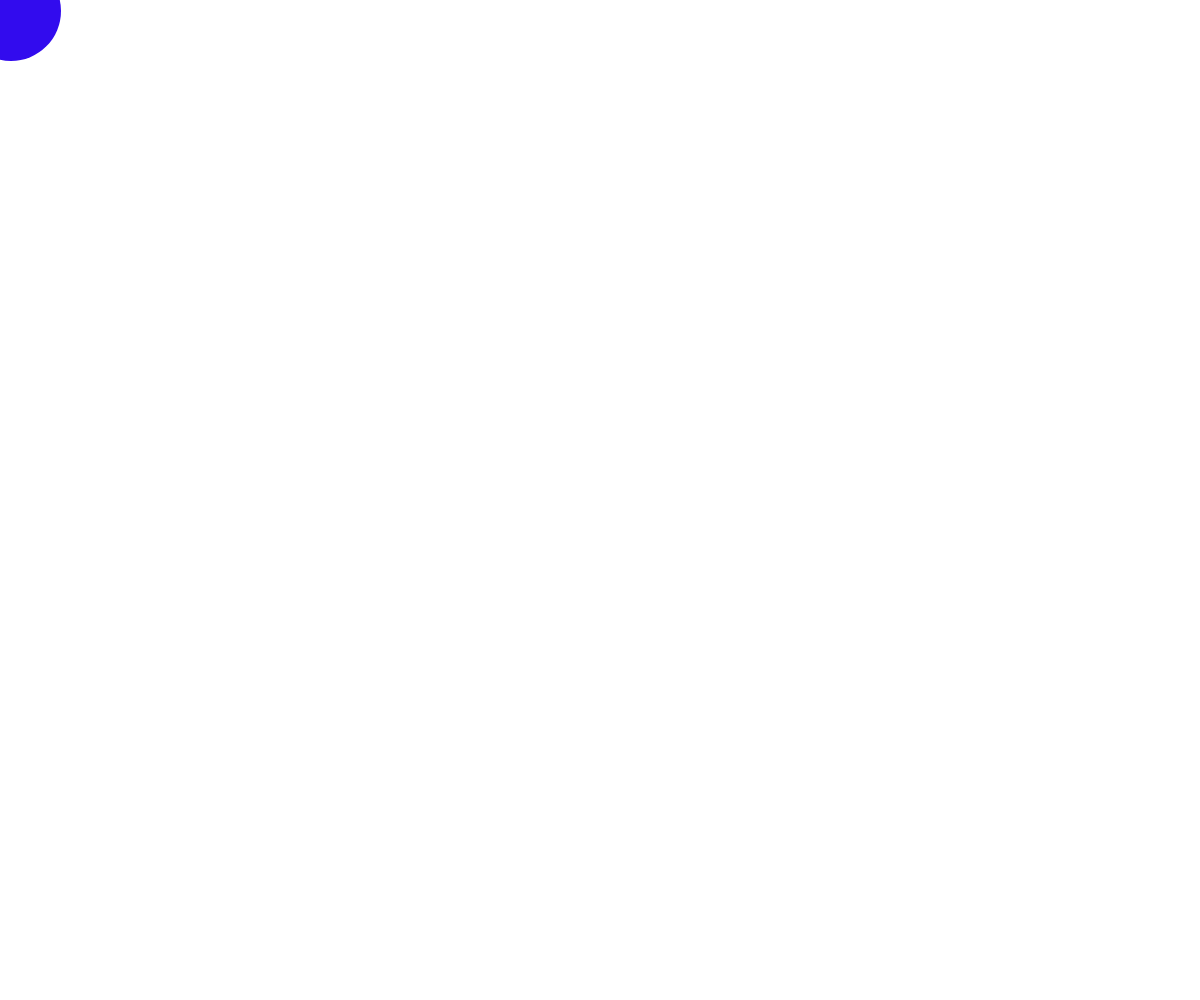
Frame 1 (no input)
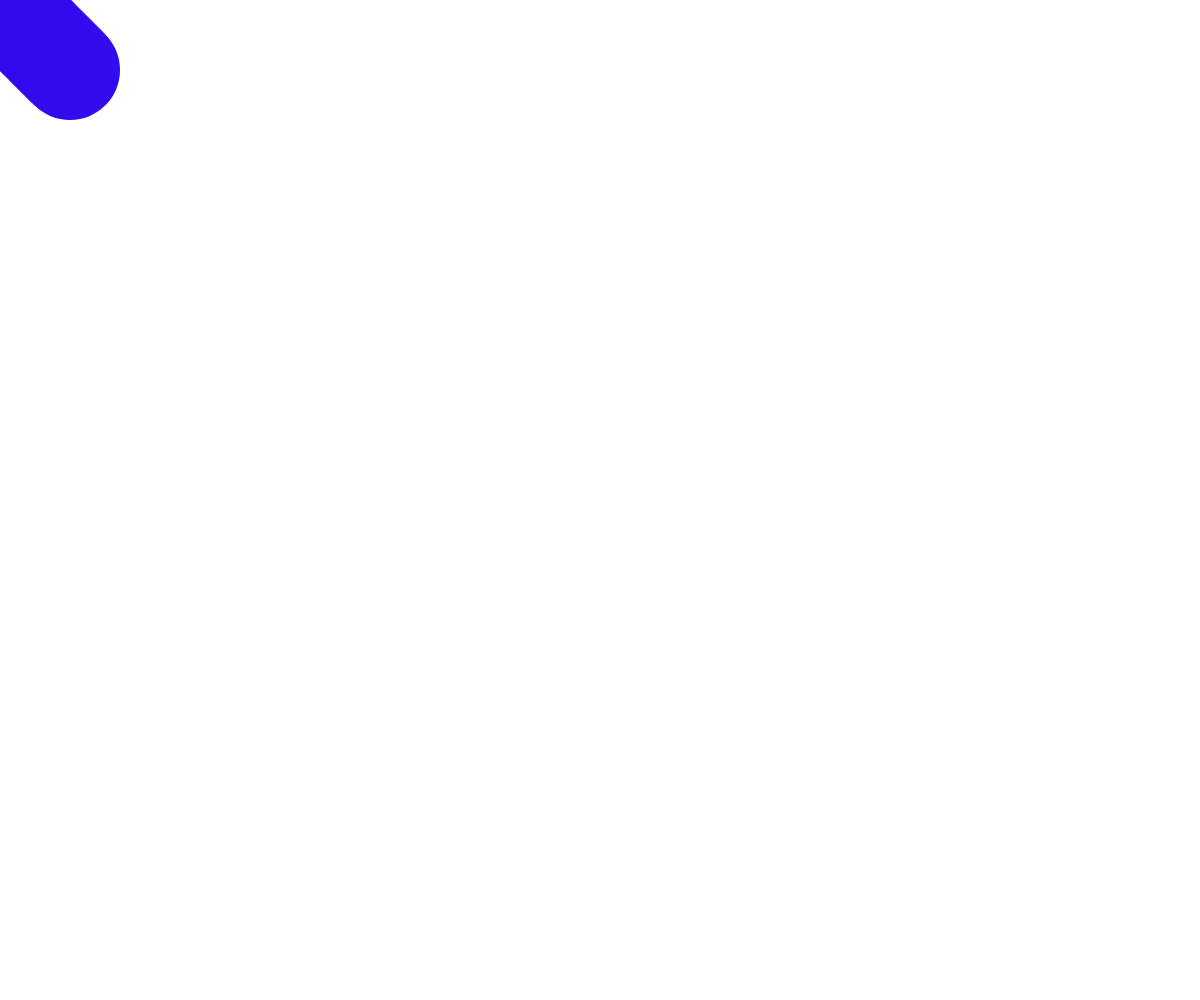
Frame 60 (no input)
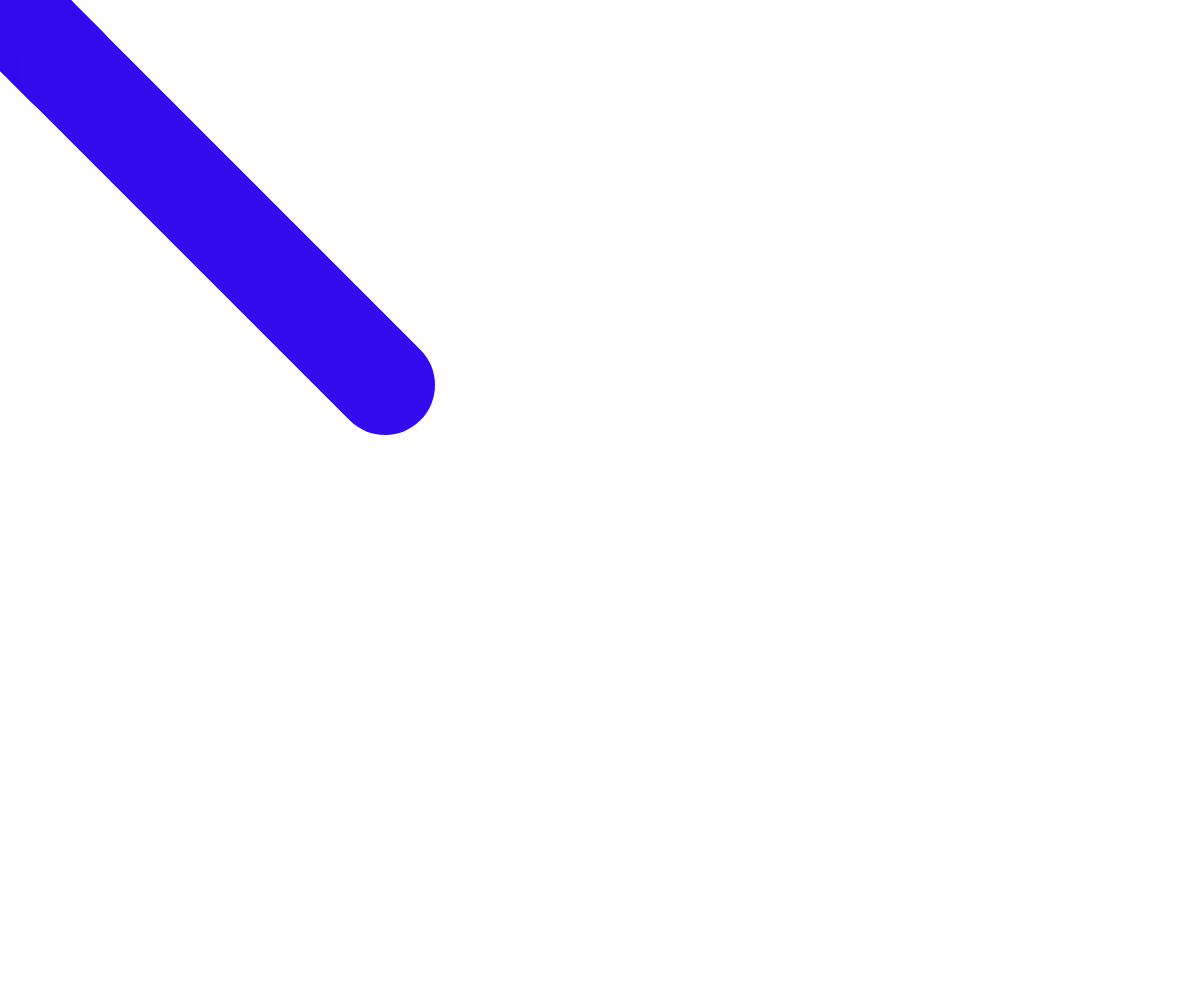
Frame 120 (the mouse pressed at the canvas centre since frame 60)

The p5.js sketch that drew these frames (run headless with seeded random() and noise() and a simulated clock; from frame 60 on, the mouse is pressed at the canvas centre):

// p5.js sketch
// ── sketch.js


var ball = {};
//creating the object ball

ball.width = 100;
ball.x = 10;
ball.y = 10;
ball.delta_x = 1;
ball.delta_y = 1;
ball.scale_x = 1;
ball.scale_y = 1;
//assigning different qualities to the ball for the size, shape and position

function setup() {
    createCanvas(windowWidth, windowHeight);
    background(255);
}



function draw() {

    ball.x += ball.delta_x * ball.scale_x;
    ball.y += ball.delta_y * ball.scale_y;



    if (ball.x >= width || ball.x <= 0) {
        ball.delta_x = -1 * ball.delta_x;
    }
    //if statement to bounce off the width of the screen since if the ball is greater than or equal to width OR less than or equal to 0 then it should be a -1
    //this keeps each ellipse next to eachother as to create the illusion that it's one shape

    if (ball.y >= height || ball.y <= 0) {
        ball.delta_y = -1 * ball.delta_y;
    }
    //if statement to bounce off the width of the screen since if the ball is greater than or equal to height OR less than or equal to 0 then it should be a -1
    //this keeps each ellipse next to eachother as to create the illusion that it's one shape

   if(ball.x>1400 ) {
      fill( 'rgba(159, 11, 238, 1)' );
    }

    else if(ball.y>1400) {
      fill( 'rgba(159, 11, 238, 1)' );
    }

    else if(ball.x>1000 ) {
      fill( 'rgba(97, 11, 238, 1)' );
    }

    else if(ball.y>1000) {
      fill( 'rgba(97, 11, 238, 1)' );
    }

    else if(ball.x>600 ) {
      fill( 'rgb(213, 42, 124)' );
    }

    else if(ball.y>600) {
      fill( 'rgb(213, 42, 124)' );
    }
//each statement to determine the color depending on where it's at

    else {
      fill( 'rgba(50, 11, 238, 1)' ) ;

//if the statements above are false, it will be blue
    }

    noStroke();
    ellipse(ball.x, ball.y, ball.width, ball.width);
//creating the ellipse with a tail behind it

}



function mousePressed() {
    ball.scale_x = map(mouseX, 0, width, 0.5, 10);
    ball.scale_y = map(mouseY, 0, height, 0.5, 10);
}
